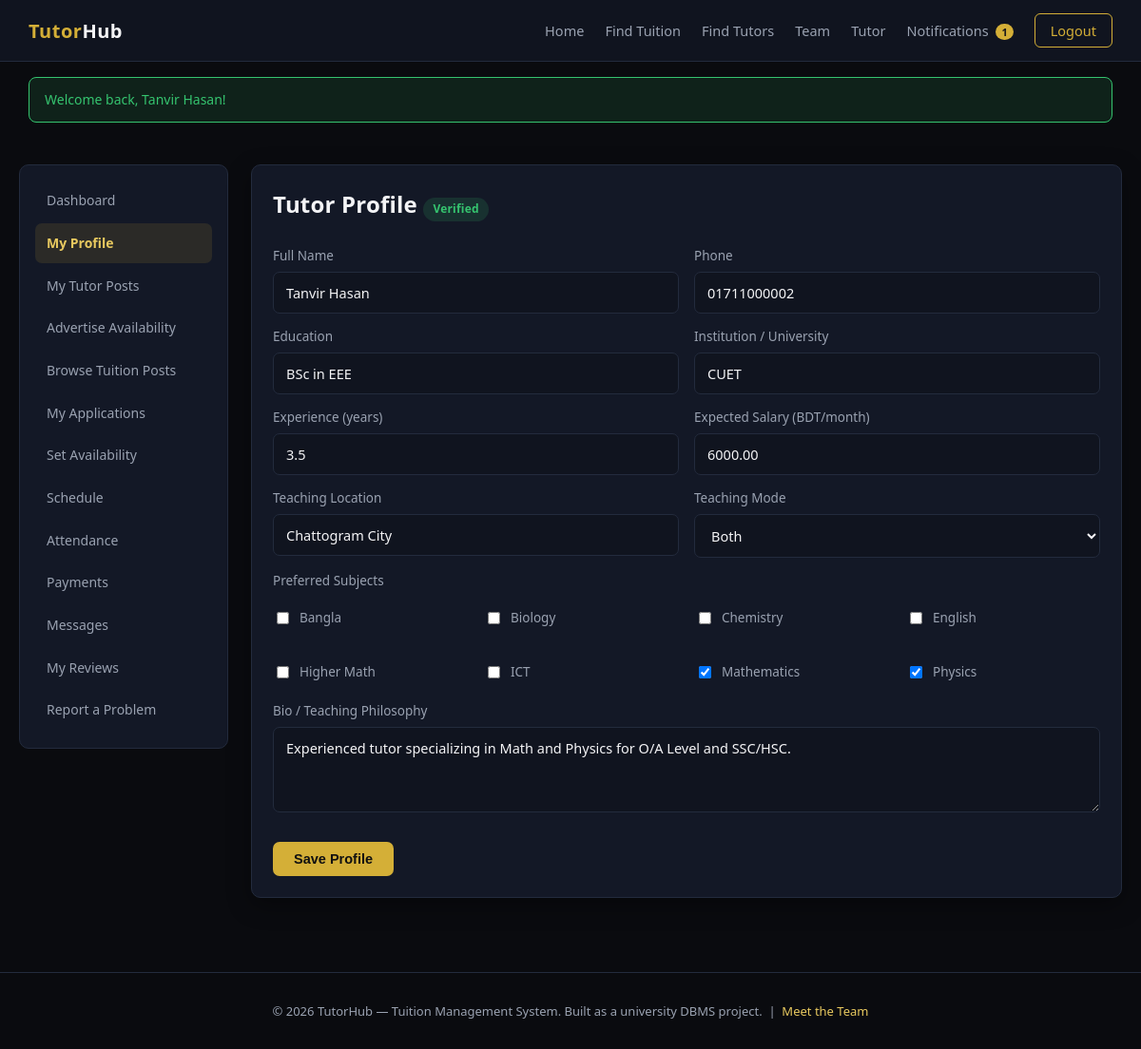
The page /tutor/profile.php (signed in) on the database its author committed.
### tables this page shows
CREATE TABLE users (
    user_id INT AUTO_INCREMENT PRIMARY KEY,
    full_name VARCHAR(120) NOT NULL,
    email VARCHAR(150) NOT NULL UNIQUE,
    password_hash VARCHAR(255) NOT NULL,
    phone VARCHAR(30),
    role ENUM('student','tutor','both','admin') NOT NULL DEFAULT 'student',
    gender ENUM('male','female','other') DEFAULT NULL,
    profile_photo VARCHAR(255) DEFAULT NULL,
    status ENUM('active','suspended') NOT NULL DEFAULT 'active',
    is_verified TINYINT(1) NOT NULL DEFAULT 0,
    created_at TIMESTAMP DEFAULT CURRENT_TIMESTAMP,
    updated_at TIMESTAMP DEFAULT CURRENT_TIMESTAMP ON UPDATE CURRENT_TIMESTAMP,
    INDEX idx_users_role (role),
    INDEX idx_users_status (status)
);

CREATE TABLE tutor_profiles (
    tutor_profile_id INT AUTO_INCREMENT PRIMARY KEY,
    user_id INT NOT NULL UNIQUE,
    education VARCHAR(255),
    institution VARCHAR(150),
    experience_years DECIMAL(4,1) DEFAULT 0,
    expected_salary DECIMAL(10,2) DEFAULT 0,
    teaching_location VARCHAR(150),
    teaching_mode ENUM('online','offline','both') DEFAULT 'both',
    bio TEXT,
    is_profile_verified TINYINT(1) NOT NULL DEFAULT 0,
    avg_rating DECIMAL(3,2) DEFAULT 0,
    total_reviews INT DEFAULT 0,
    created_at TIMESTAMP DEFAULT CURRENT_TIMESTAMP,
    updated_at TIMESTAMP DEFAULT CURRENT_TIMESTAMP ON UPDATE CURRENT_TIMESTAMP,
    CONSTRAINT fk_tp_user FOREIGN KEY (user_id) REFERENCES users(user_id) ON DELETE CASCADE ON UPDATE CASCADE,
    INDEX idx_tp_rating (avg_rating),
    INDEX idx_tp_location (teaching_location)
);

CREATE TABLE subjects (
    subject_id INT AUTO_INCREMENT PRIMARY KEY,
    subject_name VARCHAR(100) NOT NULL UNIQUE,
    category VARCHAR(80),
    created_at TIMESTAMP DEFAULT CURRENT_TIMESTAMP
);

### includes/functions.php (called while the page is built, shortened)
<?php
function e(string $value): string
{
    return htmlspecialchars($value, ENT_QUOTES, 'UTF-8');
}

### tutor/profile.php (the view, shortened to what this page needs)
<?php
$db = getDB();
$user = currentUser();
$tpId = currentTutorProfileId();
$allSubjects = $db->query('SELECT * FROM subjects ORDER BY subject_name')->fetchAll();
$profile = $db->prepare('SELECT * FROM tutor_profiles WHERE tutor_profile_id = ?');
$profile->execute([$tpId]);
$profile = $profile->fetch();
$userRow = $db->prepare('SELECT * FROM users WHERE user_id = ?');
$userRow->execute([$user['user_id']]);
$userRow = $userRow->fetch();
$mySubjectIds = $db->prepare('SELECT subject_id FROM tutor_subjects WHERE tutor_profile_id = ?');
$mySubjectIds->execute([$tpId]);
$mySubjectIds = array_column($mySubjectIds->fetchAll(), 'subject_id');
include __DIR__ . '/../includes/header.php';
?>
<div class="dash-layout">
    <?php include __DIR__ . '/../includes/sidebar_tutor.php'; ?>
    <div>
        <div class="card">
            <h2>Tutor Profile <?php if ($profile['is_profile_verified']): ?><span class="badge badge-active">Verified</span><?php else: ?><span class="badge badge-pending">Unverified</span><?php endif; ?></h2>
            <form method="POST" action="">
                <div class="form-row">
                    <div><label>Full Name</label><input type="text" name="full_name" value="<?= e($userRow['full_name']) ?>" required></div>
                    <div><label>Phone</label><input type="text" name="phone" value="<?= e($userRow['phone'] ?? '') ?>"></div>
                </div>
                <div class="form-row">
                    <div><label>Education</label><input type="text" name="education" value="<?= e($profile['education'] ?? '') ?>" placeholder="e.g. BSc in CSE"></div>
                    <div><label>Institution / University</label><input type="text" name="institution" value="<?= e($profile['institution'] ?? '') ?>"></div>
                </div>
                <div class="form-row">
                    <div><label>Experience (years)</label><input type="number" step="0.5" name="experience_years" value="<?= e((string)($profile['experience_years'] ?? 0)) ?>"></div>
                    <div><label>Expected Salary (BDT/month)</label><input type="number" step="0.01" name="expected_salary" value="<?= e((string)($profile['expected_salary'] ?? 0)) ?>"></div>
                </div>
                <div class="form-row">
                    <div><label>Teaching Location</label><input type="text" name="teaching_location" value="<?= e($profile['teaching_location'] ?? '') ?>"></div>
                    <div>
                        <label>Teaching Mode</label>
                        <select name="teaching_mode">
                            <?php foreach (['online','offline','both'] as $m): ?>
                                <option value="<?= $m ?>" <?= ($profile['teaching_mode'] ?? '')==$m?'selected':'' ?>><?= ucfirst($m) ?></option>
                            <?php endforeach; ?>
                        </select>
                    </div>
                </div>
                <label>Preferred Subjects</label>
                <div class="grid grid-4">
                    <?php foreach ($allSubjects as $s): ?>
                        <label class="checkbox-row"><input type="checkbox" name="subjects[]" value="<?= (int)$s['subject_id'] ?>" <?= in_array($s['subject_id'],$mySubjectIds)?'checked':'' ?>> <?= e($s['subject_name']) ?></label>
                    <?php endforeach; ?>
                </div>
                <label>Bio / Teaching Philosophy</label>
                <textarea name="bio"><?= e($profile['bio'] ?? '') ?></textarea>
                <button type="submit" class="btn btn-primary mt-3">Save Profile</button>
            </form>
        </div>
    </div>
</div>
<?php include __DIR__ . '/../includes/footer.php'; ?>

### assets/css/style.css (style rules this page uses)
:root { --bg-black: #0a0b0f; --bg-navy: #10141f; --bg-navy-light: #161c2c; --bg-card: #131826; --border-subtle: #232b3d; --gold: #d4af37; --gold-light: #e8c95f; --text-white: #f4f4f6; --text-muted: #9aa2b1; --danger: #e5484d; --success: #35c46f; --warning: #f0a83c; --radius: 10px; --shadow: 0 8px 24px rgba(0,0,0,0.35); }
* { box-sizing: border-box; }
body { margin: 0; font-family: 'Segoe UI', 'Inter', Roboto, Arial, sans-serif; background: var(--bg-black); color: var(--text-white); line-height: 1.55; }
h1, h2, h3, h4 { font-weight: 600; letter-spacing: 0.2px; margin: 0 0 12px; }
.btn { display: inline-block; padding: 10px 22px; border-radius: 7px; border: none; font-size: 14.5px; font-weight: 600; cursor: pointer; transition: 0.15s ease; }
.btn-primary { background: var(--gold); color: #101010; }
.card { background: var(--bg-card); border: 1px solid var(--border-subtle); border-radius: var(--radius); padding: 22px; box-shadow: var(--shadow); }
.grid { display: grid; gap: 18px; }
.grid-4 { grid-template-columns: repeat(4, 1fr); }
label { display: block; margin: 14px 0 6px; font-size: 13.5px; color: var(--text-muted); }
input, select, textarea { width: 100%; padding: 11px 13px; border-radius: 7px; border: 1px solid var(--border-subtle); background: var(--bg-navy); color: var(--text-white); font-size: 14.5px; font-family: inherit; }
textarea { resize: vertical; min-height: 90px; }
.form-row { display: grid; grid-template-columns: 1fr 1fr; gap: 16px; }
.checkbox-row { display: flex; align-items: center; gap: 8px; margin-top: 12px; }
.checkbox-row input { width: auto; }
.badge { display: inline-block; padding: 3px 10px; border-radius: 20px; font-size: 12px; font-weight: 600; }
.badge-open, .badge-active, .badge-accepted, .badge-paid, .badge-present, .badge-completed, .badge-resolved { background: rgba(53,196,111,0.15); color: var(--success); }
.dash-layout { display: grid; grid-template-columns: 220px 1fr; gap: 24px; padding: 28px 20px; max-width: 1280px; margin: 0 auto; }
.mt-3 { margin-top: 24px; }

### rows shown on the page
users: full_name "Tanvir Hasan", phone "01711000002"
tutor_profiles: education "BSc in EEE", institution "CUET", experience_years "3.5", expected_salary "6000.00", teaching_location "Chattogram City", teaching_mode "Both", bio "Experienced tutor specializing in Math and Physics for O/A Level and SSC/HSC."
subjects: subject_name "Bangla"
subjects: subject_name "Biology"
subjects: subject_name "Chemistry"
subjects: subject_name "English"
subjects: subject_name "Higher Math"
subjects: subject_name "ICT"
subjects: subject_id "☑", subject_name "Mathematics"
subjects: subject_id "☑", subject_name "Physics"

### other values the page prints
$c "1"
$f['message'] "Welcome back, Tanvir Hasan!"
